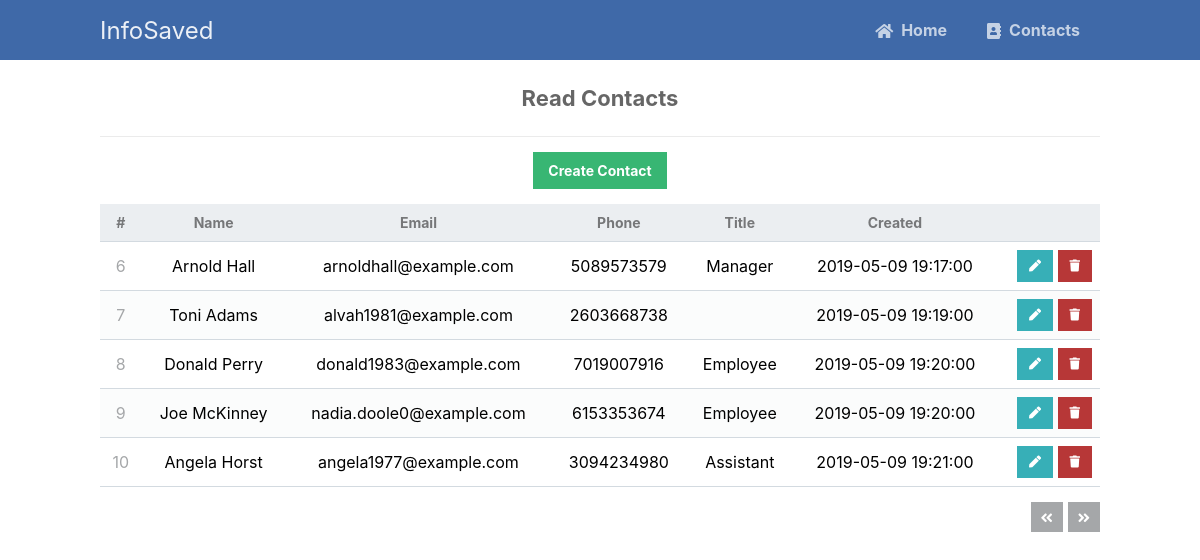
The app's page /read.php?page=2 with its own data.
### tables this page shows
CREATE TABLE `contacts` (
  `id` int(11) NOT NULL,
  `name` varchar(255) NOT NULL,
  `email` varchar(255) NOT NULL,
  `phone` varchar(255) NOT NULL,
  `title` varchar(255) NOT NULL,
  `created` datetime NOT NULL DEFAULT current_timestamp()
);

### read.php (the view)
<?php
include 'functions.php';
$pdo = pdo_connect_mysql();
$page = isset($_GET['page']) && is_numeric($_GET['page']) ? (int)$_GET['page'] : 1;
$records_per_page = 5;
$stmt = $pdo->prepare('SELECT * FROM contacts ORDER BY id LIMIT :current_page, :record_per_page');
$stmt->bindValue(':current_page', ($page-1)*$records_per_page, PDO::PARAM_INT);
$stmt->bindValue(':record_per_page', $records_per_page, PDO::PARAM_INT);
$stmt->execute();
$contacts = $stmt->fetchAll(PDO::FETCH_ASSOC);
$num_contacts = $pdo->query('SELECT COUNT(*) FROM contacts')->fetchColumn();
?>
<?=template_header('Read')?>
<div class="content read">
	<h2>Read Contacts</h2>
	<a href="create.php" class="create-contact">Create Contact</a>
	<table>
        <thead>
            <tr>
                <td>#</td>
                <td>Name</td>
                <td>Email</td>
                <td>Phone</td>
                <td>Title</td>
                <td>Created</td>
                <td></td>
            </tr>
        </thead>
        <tbody>
            <?php foreach ($contacts as $contact): ?>
            <tr>
                <td><?=$contact['id']?></td>
                <td><?=$contact['name']?></td>
                <td><?=$contact['email']?></td>
                <td><?=$contact['phone']?></td>
                <td><?=$contact['title']?></td>
                <td><?=$contact['created']?></td>
                <td class="actions">
                    <a href="update.php?id=<?=$contact['id']?>" class="edit"><i class="fas fa-pen fa-xs"></i></a>
                    <a href="delete.php?id=<?=$contact['id']?>" class="trash"><i class="fas fa-trash fa-xs"></i></a>
                </td>
            </tr>
            <?php endforeach; ?>
        </tbody>
    </table>
	<div class="pagination">
		<?php if ($page > 1): ?>
		<a href="read.php?page=<?=$page-1?>"><i class="fas fa-angle-double-left fa-sm"></i></a>
		<?php endif; ?>
		<?php if ($page*$records_per_page < $num_contacts): ?>
		<a href="read.php?page=<?=$page+1?>"><i class="fas fa-angle-double-right fa-sm"></i></a>
		<?php endif; ?>
	</div>
</div>
<?=template_footer()?>

### style.css (style rules this page uses)
* { box-sizing: border-box; font-family: "apple-system", "BlinkMacSystemFont", "segoe ui", "roboto", "oxygen", "ubuntu", "cantarell", "fira sans", "droid sans", "helvetica neue", Arial, sans-serif; font-size: 16px; -webkit-font-smoothing: antialiased; -moz-osx-font-smoothing: grayscale; }
body { background-color: #FFFFFF; margin: 0; }
.content { width: 1000px; margin: 0 auto; text-align: center; }
.content h2 { margin: 0; padding: 25px 0; font-size: 22px; border-bottom: 1px solid #ebebeb; color: #666666; }
.read .create-contact { display: inline-block; text-decoration: none; background-color: #38b673; font-weight: bold; font-size: 14px; color: #FFFFFF; padding: 10px 15px; margin: 15px 0; }
.read .pagination { display: flex; justify-content: flex-end; }
.read .pagination a { display: inline-block; text-decoration: none; background-color: #a5a7a9; font-weight: bold; color: #FFFFFF; padding: 5px 10px; margin: 15px 0 15px 5px; }
.read table { width: 100%; padding-top: 30px; border-collapse: collapse; }
.read table thead { background-color: #ebeef1; border-bottom: 1px solid #d3dae0; }
.read table thead td { padding: 10px; font-weight: bold; color: #767779; font-size: 14px; }
.read table tbody tr { border-bottom: 1px solid #d3dae0; }
.read table tbody tr:nth-child(even) { background-color: #fbfcfc; }
.read table tbody tr td { padding: 10px; }
.read table tbody tr td:nth-child(1) { color: #a5a7a9; }
.read table tbody tr td.actions { padding: 8px; text-align: right; }
.read table tbody tr td.actions .edit, .read table tbody tr td.actions .trash { display: inline-flex; text-align: right; text-decoration: none; color: #FFFFFF; padding: 10px 12px; }
.read table tbody tr td.actions .trash { background-color: #b73737; }
.read table tbody tr td.actions .edit { background-color: #37afb7; }

### records on screen
contacts: id "6", name "Arnold Hall", email "arnoldhall@example.com", phone "5089573579", title "Manager", created "2019-05-09 19:17:00"
contacts: id "7", name "Toni Adams", email "alvah1981@example.com", phone "2603668738", created "2019-05-09 19:19:00"
contacts: id "8", name "Donald Perry", email "donald1983@example.com", phone "7019007916", title "Employee", created "2019-05-09 19:20:00"
contacts: id "9", name "Joe McKinney", email "nadia.doole0@example.com", phone "6153353674", title "Employee", created "2019-05-09 19:20:00"
contacts: id "10", name "Angela Horst", email "angela1977@example.com", phone "3094234980", title "Assistant", created "2019-05-09 19:21:00"
